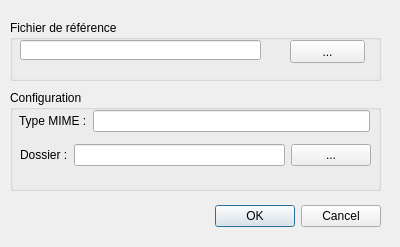
<?xml version="1.0" encoding="UTF-8"?>
<ui version="4.0">
 <class>editDialog</class>
 <widget class="QDialog" name="editDialog">
  <property name="geometry">
   <rect>
    <x>0</x>
    <y>0</y>
    <width>400</width>
    <height>247</height>
   </rect>
  </property>
  <property name="windowTitle">
   <string>Dialog</string>
  </property>
  <widget class="QDialogButtonBox" name="buttonBox">
   <property name="geometry">
    <rect>
     <x>40</x>
     <y>200</y>
     <width>341</width>
     <height>32</height>
    </rect>
   </property>
   <property name="orientation">
    <enum>Qt::Horizontal</enum>
   </property>
   <property name="standardButtons">
    <set>QDialogButtonBox::Cancel|QDialogButtonBox::Ok</set>
   </property>
  </widget>
  <widget class="QGroupBox" name="groupBox">
   <property name="geometry">
    <rect>
     <x>10</x>
     <y>20</y>
     <width>371</width>
     <height>61</height>
    </rect>
   </property>
   <property name="title">
    <string>Fichier de référence</string>
   </property>
   <widget class="QLineEdit" name="pathLine">
    <property name="geometry">
     <rect>
      <x>10</x>
      <y>20</y>
      <width>241</width>
      <height>20</height>
     </rect>
    </property>
    <property name="readOnly">
     <bool>true</bool>
    </property>
   </widget>
   <widget class="QPushButton" name="browseFileButton">
    <property name="geometry">
     <rect>
      <x>280</x>
      <y>20</y>
      <width>75</width>
      <height>23</height>
     </rect>
    </property>
    <property name="text">
     <string>...</string>
    </property>
   </widget>
  </widget>
  <widget class="QGroupBox" name="groupBox_2">
   <property name="geometry">
    <rect>
     <x>10</x>
     <y>90</y>
     <width>371</width>
     <height>101</height>
    </rect>
   </property>
   <property name="title">
    <string>Configuration</string>
   </property>
   <widget class="QWidget" name="formLayoutWidget">
    <property name="geometry">
     <rect>
      <x>9</x>
      <y>20</y>
      <width>351</width>
      <height>22</height>
     </rect>
    </property>
    <layout class="QFormLayout" name="formLayout">
     <property name="fieldGrowthPolicy">
      <enum>QFormLayout::AllNonFixedFieldsGrow</enum>
     </property>
     <item row="0" column="0">
      <widget class="QLabel" name="label">
       <property name="text">
        <string>Type MIME :</string>
       </property>
      </widget>
     </item>
     <item row="0" column="1">
      <widget class="QLineEdit" name="lineMIME">
       <property name="readOnly">
        <bool>true</bool>
       </property>
      </widget>
     </item>
    </layout>
   </widget>
   <widget class="QWidget" name="gridLayoutWidget">
    <property name="geometry">
     <rect>
      <x>10</x>
      <y>50</y>
      <width>351</width>
      <height>31</height>
     </rect>
    </property>
    <layout class="QGridLayout" name="gridLayout">
     <item row="0" column="0">
      <widget class="QLabel" name="label_2">
       <property name="text">
        <string>Dossier :</string>
       </property>
      </widget>
     </item>
     <item row="0" column="1">
      <widget class="QLineEdit" name="dirLine">
       <property name="readOnly">
        <bool>true</bool>
       </property>
      </widget>
     </item>
     <item row="0" column="2">
      <widget class="QPushButton" name="browseDirButton">
       <property name="text">
        <string>...</string>
       </property>
      </widget>
     </item>
    </layout>
   </widget>
  </widget>
 </widget>
 <resources/>
 <connections>
  <connection>
   <sender>buttonBox</sender>
   <signal>accepted()</signal>
   <receiver>editDialog</receiver>
   <slot>accept()</slot>
   <hints>
    <hint type="sourcelabel">
     <x>248</x>
     <y>254</y>
    </hint>
    <hint type="destinationlabel">
     <x>157</x>
     <y>274</y>
    </hint>
   </hints>
  </connection>
  <connection>
   <sender>buttonBox</sender>
   <signal>rejected()</signal>
   <receiver>editDialog</receiver>
   <slot>reject()</slot>
   <hints>
    <hint type="sourcelabel">
     <x>316</x>
     <y>260</y>
    </hint>
    <hint type="destinationlabel">
     <x>286</x>
     <y>274</y>
    </hint>
   </hints>
  </connection>
 </connections>
</ui>
